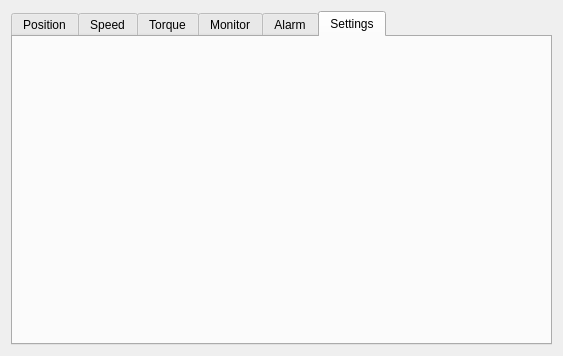
<?xml version="1.0" encoding="UTF-8"?>
<ui version="4.0">
 <class>Form</class>
 <widget class="QWidget" name="Form">
  <property name="geometry">
   <rect>
    <x>0</x>
    <y>0</y>
    <width>563</width>
    <height>356</height>
   </rect>
  </property>
  <property name="windowTitle">
   <string>Form</string>
  </property>
  <layout class="QGridLayout" name="gridLayout">
   <item row="0" column="0">
    <widget class="QTabWidget" name="controller">
     <property name="currentIndex">
      <number>5</number>
     </property>
     <widget class="QWidget" name="position_tab">
      <attribute name="title">
       <string>Position</string>
      </attribute>
     </widget>
     <widget class="QWidget" name="speed_tab">
      <attribute name="title">
       <string>Speed</string>
      </attribute>
     </widget>
     <widget class="QWidget" name="torque_tab">
      <attribute name="title">
       <string>Torque</string>
      </attribute>
     </widget>
     <widget class="QWidget" name="monitor_tab">
      <attribute name="title">
       <string>Monitor</string>
      </attribute>
     </widget>
     <widget class="QWidget" name="alarm_tab">
      <attribute name="title">
       <string>Alarm</string>
      </attribute>
     </widget>
     <widget class="QWidget" name="settings_tab">
      <attribute name="icon">
       <iconset resource="../resources/resources.qrc">
        <normaloff>:/icon/icon/pinion-icon.png</normaloff>:/icon/icon/pinion-icon.png</iconset>
      </attribute>
      <attribute name="title">
       <string>Settings</string>
      </attribute>
     </widget>
    </widget>
   </item>
  </layout>
 </widget>
 <resources>
  <include location="../resources/resources.qrc"/>
 </resources>
 <connections/>
</ui>
